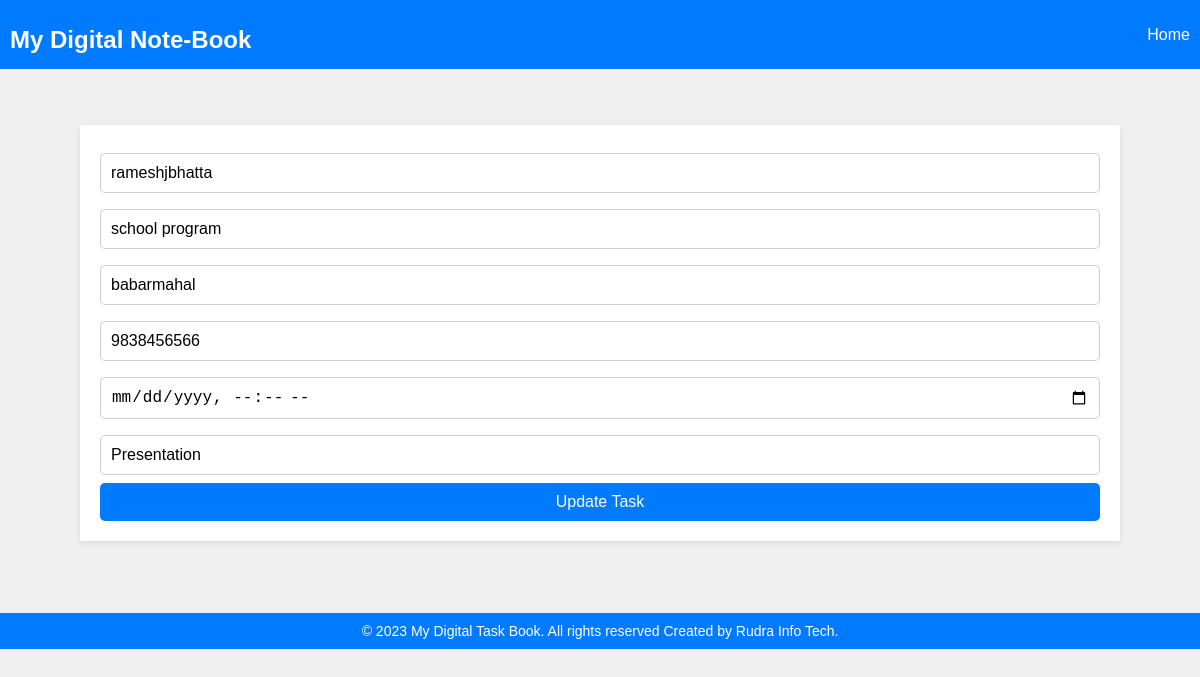
Screenshot of /update/7 with the database file from the repository.
### taskbook/models.py (models this page shows, shortened)
class TaskInfo(models.Model):
      usertask = models.CharField(blank=False,null=False,max_length=150)
      taskname=models.CharField(max_length=250)
      location=models.CharField(max_length=250)
      mobile=models.IntegerField()
      timedate=models.DateTimeField()
      details=models.TextField(max_length=400)
      class Meta:
        db_table = "taskinfo"

### taskbook/views.py (the view, shortened to what this page needs)
# urls.py: path('update/<int:id>',views.updateTask, name='updatepage'),
def updateTask(request,id):
    tasks=TaskInfo.objects.get(id=id)#gets the tasks that you had clicked to update
    return render(request,'taskbook/update.html',{'tasks':tasks})# these tasks are the older information of task

### taskbook/templates/taskbook/update.html (shortened to what this page needs)
{% load static %}
{% include 'taskbook/header.html' %}
   <link rel="stylesheet" href="{% static 'taskbook/css/update.css' %}">
</head>
<body>
    <br><br>
    <div class="container">
        <form method="post">
            <input type="text" name="taskid" value="{{ tasks.usertask }}">
            <input type="text" name="taskname" value="{{ tasks.taskname }}">
            <input type="text" name="location" value="{{ tasks.location }}">
            <input type="number" name="mobile" value="{{ tasks.mobile }}">
            <input type="datetime-local" name="timedate" value="{{ tasks.datetime }}">
            <input type="detail" name="details" value="{{ tasks.details }}">
            <input type="submit" name="updatetask" value="Update Task">
        </form>
    </div>
    <br><br><br><br>
{% include 'taskbook/footer.html' %}

### taskbook/static/taskbook/css/header.css (style rules this page uses)
body { font-family: Arial, sans-serif; background-color: #f0f0f0; margin: 0; padding: 0; }
.container { max-width: 1000px; margin: 0 auto; padding: 20px; }

### taskbook/static/taskbook/css/update.css (style rules this page uses)
body { font-family: Arial, sans-serif; background-color: #f0f0f0; margin: 0; padding: 0; }
.container { max-width: 500px; margin: 0 auto; padding: 20px; background-color: white; box-shadow: 0 2px 6px rgba(0, 0, 0, 0.1); }
form { display: flex; flex-direction: column; }
input[type="text"], input[type="number"], input[type="datetime-local"], input[type="detail"] { margin: 8px 0; padding: 10px; border: 1px solid #ccc; border-radius: 5px; font-size: 16px; }
input[type="submit"] { background-color: #007bff; color: white; cursor: pointer; padding: 10px; border: none; border-radius: 5px; font-size: 16px; }

### rows the page displays
TaskInfo: taskid "rameshjbhatta", taskname "school program", location "babarmahal", mobile "9838456566", details "Presentation"
